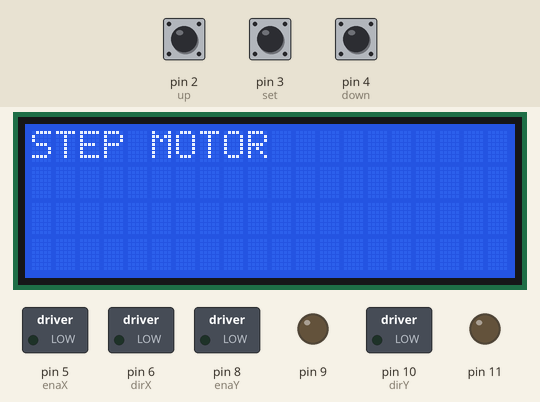
A sketch run on a simulated Arduino Uno, built with avr-gcc and run on an emulated ATmega328P. Parts: 20×4 character LCD, switched loads named in the sketch (green lamp = pin HIGH), output pins drawn as LEDs (lit = HIGH). Inputs (shaded band) come from the test bench; at power-on: pin 3 (set) LOW, pin 4 (down) LOW, pin 2 (up) LOW.

Above: at 1.2 s.
1.3 s: pin 3 (set) pulled HIGH for 1 s
At 2.9 s:
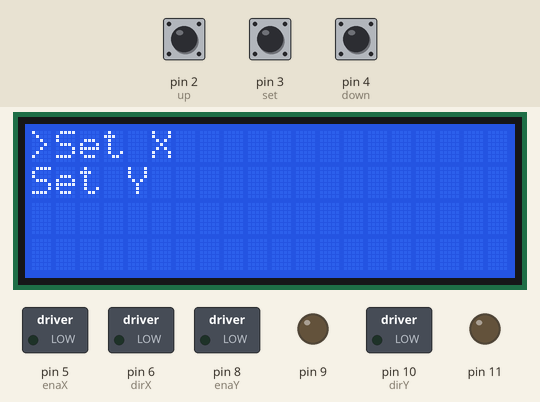
3.8 s: pin 4 (down) pulled HIGH for 0.15 s
At 4.3 s:
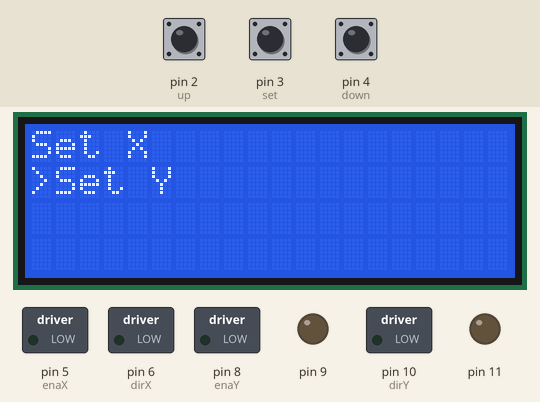
5.5 s: pin 4 (down) pulled HIGH for 1 s
At 6.6 s:
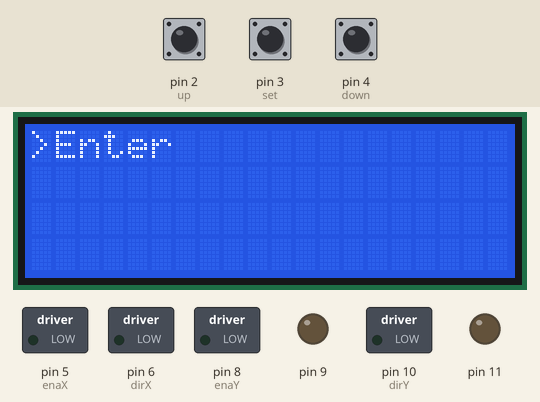
8.0 s: pin 2 (up) pulled HIGH for 0.15 s
At 8.6 s:
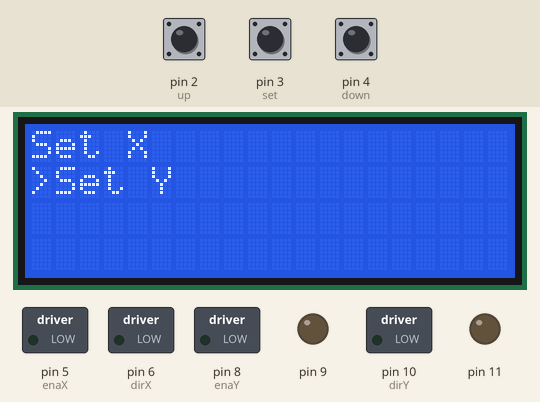
9.7 s: pin 2 (up) pulled HIGH for 1 s
At 11.2 s:
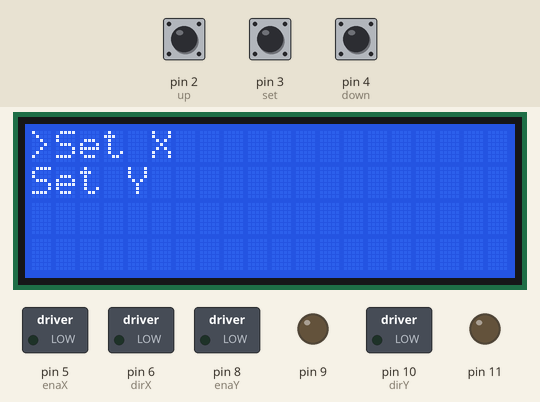
Timing chart, 0 to 12.7 s (numbered marks = the images above; inputs shaded):
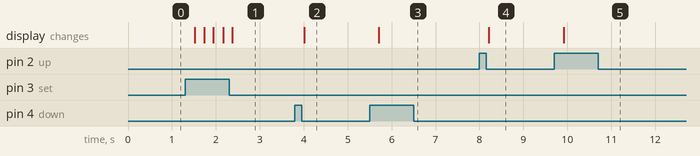

The sketch:

main_program.ino
```cpp
#include <LiquidCrystal_I2C.h>

volatile unsigned long top = 0;
volatile unsigned long top2 = 0;

// datashet https://ww1.microchip.com/downloads/en/DeviceDoc/doc2503.pdf

LiquidCrystal_I2C lcd(0x27,20,4);

byte set = 3;
byte up = 2;
byte down = 4;

byte enaX = 5;
byte dirX = 6;

byte enaY = 8;
byte dirY = 10;

int prevMenuState = 0;

int xValue = 0;
int yValue = 0;

int prevXvalue = 0;
int prevYvalue = 0;

volatile long distanceX = 0;
volatile long distanceY = 0;

int menuState = 0;
char* currentMenu = "";
char* upDownFunc = "normal";

void timer1Init() {
  TCCR1A = 0; TCCR1B = 0; TIMSK1 = 0; // reset timer 1 (datasheet ATmega32 page 109)

  DDRB |= (1 << PB1); // configure PB1 (pin 9) as output (datasheet ATmega32 page 109)

  TCCR1A |= (1 << WGM11) | (1 << COM1A1) | (1 << COM1B1);  // configure COM1A1 and COM1B1 = 1 for non-inverting mode (datasheet ATmega32 page 109)

  TCCR1B |= (1 << WGM12) | (1 << WGM13); // WGM11 WGM12 WGM13 = 1 for fast PWM mode (datasheet ATmega32 page 109)

  TIMSK1 |= (1 << OCIE1A); // Enable interrupt when TCNT1 reaches OCR1A (datasheet ATmega32 page 112)

  // Timer 1 will count from bottom to top every machine cycle and store it in the TCNT1 register.
  // When it reaches the top, it resets automatically.

  ICR1 = 16000; // F_CPU = 16Mhz => T = 1/16Mhz = 0.0625us
                // T = total counts * 0.0625us
                // period T 1000us => total counts = 1000/0.0625 = 16000
  OCR1A = 16000/2; // Set 50% duty cycle => 500us high and 500us low
  // PWM waveform generation using OCR and ICR example image: https://www.arxterra.com/wp-content/uploads/2018/05/arduino_120.png
}


void timer2Init() {
  TCCR2A = 0;
  TIMSK2 = 0;
  TCNT2 = 0;

  DDRB |= (1 << PB3);

  TCCR2A |= (1 << COM2A1) | (1 << WGM21) | (1 << WGM20);
  TIMSK2 |= (1 << OCIE2A);

  OCR2A = 128;

}

void startTimer1(){
  TCCR1B |= (1<<CS10);
}

void startTimer2() {
  TCCR2B |= (1 << CS22);
}

void stopTimer1(){
  TCCR1B &= ~(1<<CS10);
}

void stopTimer2() {
  TCCR2B &= ~(1 << CS22);
}

long caculate_pulse(long distance){
  long degree = (distance*360)/30;
  return round((degree)/0.9);
}

ISR (TIMER1_COMPA_vect) {
  if(top>=caculate_pulse(distanceX)){
    stopTimer1();
    top=0;
  }else{
    top += 1;
  }

} // Interupt when TCTN1 match the OCR1A

ISR(TIMER2_COMPA_vect) {
  if(top2>=caculate_pulse(distanceY)){
    stopTimer2();
    top2 = 0;
  }else{
    top2+=1;
  }
}

void menu(char* flag){
  if(flag=="x"){
    lcd.clear();
    lcd.print(">Set X");
    lcd.setCursor(0,1);
    lcd.print("Set Y");
  }
  if(flag=="y"){
    lcd.clear();
    lcd.print("Set X");
    lcd.setCursor(0,1);
    lcd.print(">Set Y");
  }
  if(flag=="enter"){
    lcd.clear();
    lcd.setCursor(0,0);
    lcd.print(">Enter");
  }
  if(flag=="set_x"){
    setXDistance();
  }
  if(flag=="set_y"){
    setYDistance();
  }
}

void setXDistance(){
  lcd.clear();
  lcd.setCursor(0,0);
  lcd.print("Distance: ");
  lcd.setCursor(9,0);
  lcd.print(String(xValue)+" mm");
}

void setYDistance(){
  lcd.clear();
  lcd.setCursor(0,0);
  lcd.print("Distance: ");
  lcd.setCursor(9,0);
  lcd.print(String(yValue)+" mm");
}

void checkButton(){

  if(digitalRead(set)==1){
    delay(200);
    Serial.println("set");

    if(currentMenu==""){
      menu("x");
      currentMenu = "x";
    }
    else if(currentMenu=="x"){
      menu("set_x");
      currentMenu = "set_x";
      upDownFunc = "value";
    }
    else if(currentMenu=="y"){
      menu("set_y");
      currentMenu = "set_y";
      upDownFunc = "value";
    }
    else if(currentMenu=="set_x"){
      menu("x");
      currentMenu = "x";
      upDownFunc = "normal";
    }
    else if(currentMenu=="set_y"){
      menu("y");
      currentMenu = "y";
      upDownFunc = "normal";
    }
    else if(currentMenu=="enter"){
      controlMotor();
    }
  }

  if(upDownFunc=="normal"){

    if(digitalRead(up)==1){
      delay(200);
      Serial.println("up");
      menuState+=1;
    }

    if(digitalRead(down)==1){
      delay(200);
      Serial.println("down");
      menuState-=1;
    }

  }
  else if(upDownFunc=="value"){

    if(currentMenu=="set_x"){
      if(digitalRead(up)==1){
        delay(200);
        Serial.println("up");
        if(xValue>=230){
          xValue=230;
        }else{
          xValue+=5;
        }
        menu("set_x");
      }

      if(digitalRead(down)==1){
        delay(200);
        if(xValue<=0){
          xValue=0;
        }else{
          xValue-=5;
        }
        menu("set_x");
      }
    }

    if(currentMenu=="set_y"){
      if(digitalRead(up)==1){
        delay(200);
        Serial.println("up");
        if(yValue>=230){
          yValue=230;
        }else{
          yValue+=5;
        }
        menu("set_y");
      }

      if(digitalRead(down)==1){
        delay(200);
        if(yValue<=0){
          yValue=0;
        }else{
          yValue-=5;
        }
        menu("set_y");
      }
    }

  }

}

void controlMotor(){

  if(xValue!=prevXvalue){
    distanceX = xValue - prevXvalue;

    if(distanceX < 0){
      digitalWrite(dirX,LOW);
      distanceX*=-1;
    }else{
      digitalWrite(dirX,HIGH);
    }

    startTimer1();

    prevXvalue = xValue;
  }

  if(yValue!=prevYvalue){
    distanceY = yValue - prevYvalue;

    if(distanceY < 0){
      digitalWrite(dirY,HIGH);
      distanceY*=-1;
    }else{
      digitalWrite(dirY,LOW);
    }

    startTimer2();

    prevYvalue = yValue;

  }


}

void updateMenu(){
  if(menuState<=-2){
    menuState = -2;
  }else if(menuState>=0){
    menuState = 0;
  }

  if(menuState!=prevMenuState && menuState==-1 ){
    menu("y");
    currentMenu = "y";
    prevMenuState = menuState;
  }
  if(menuState!=prevMenuState && menuState==0 ){
    menu("x");
    currentMenu = "x";
    prevMenuState = menuState;
  }
  if(menuState!=prevMenuState && menuState==-2 ){
    menu("enter");
    currentMenu = "enter";
    prevMenuState = menuState;
  }
}

void setup(){
  timer1Init();
  timer2Init();

  sei();

  pinMode(set,INPUT);
  pinMode(up,INPUT);
  pinMode(down,INPUT);

  pinMode(enaX,OUTPUT);
  pinMode(enaY,OUTPUT);
  pinMode(dirX,OUTPUT);
  pinMode(dirY,OUTPUT);

  digitalWrite(enaX,LOW);
  digitalWrite(enaY,LOW);

  lcd.init();
  lcd.backlight();
  lcd.print("STEP MOTOR");

}


void loop() {
  checkButton();
  updateMenu();
}
```

Measured:
- after the input at 1.3 s, the display: changes after 0.21 s (image 1)
- after the input at 3.8 s, the display: changes after 0.21 s (image 2)
- after the input at 5.5 s, the display: changes after 0.21 s (image 3)
- after the input at 8.0 s, the display: changes after 0.21 s (image 4)
- after the input at 9.7 s, the display: changes after 0.21 s (image 5)
